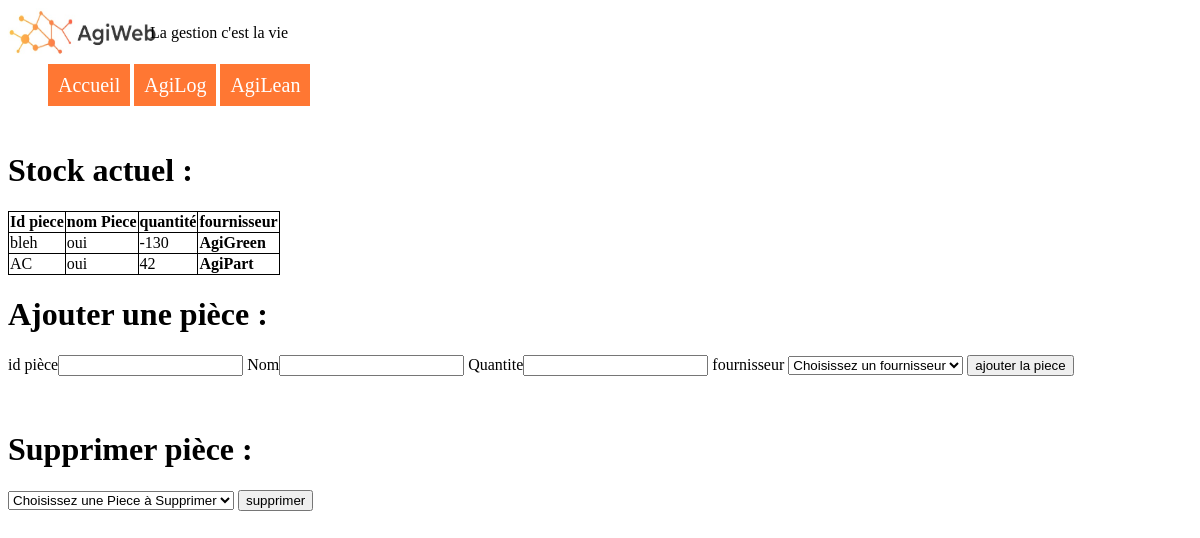
The page /Agilog/Initialisation/Ajout_piece on the database its author committed.
### tables this page shows
CREATE TABLE "piece" (
	"id"	TEXT NOT NULL,
	"nom"	TEXT NOT NULL,
	"quantite"	INTEGER NOT NULL,
	"seuil_recomp"	INTEGER,
	"stock_secu"	INTEGER,
	"delai_reappro"	INTEGER,
	"a_commander"	INTEGER,
	"fournisseur"	INTEGER,
	PRIMARY KEY("id")
);

### run.py (the view, shortened to what this page needs)
@app.route('/Agilog/Initialisation/Ajout_piece', methods=['GET', 'POST'])#recupere 2 variable nom et prnom et les ajoutent a la base de données (a modifier pour mettre piece et quantite)
def ajout_piece():
    err_quant = ''
    msg=''
    con = lite.connect(cheminbdd) #attention chez toi c'est pas rangé au meme endroit
    con.row_factory = lite.Row
    cur = con.cursor()
    cur.execute("SELECT id, nom, quantite, fournisseur FROM piece")
    liste_id = cur.fetchall()
    cur.execute("SELECT nom FROM fournisseur")
    liste_fournisseur=cur.fetchall()
    if not request.method == 'POST':
        con.close()
        return render_template('ajout_piece.html',liste_id=liste_id,liste_fournisseur=liste_fournisseur, err_quant= "", msg="")
    return render_template('ajout_piece.html', liste_id=liste_id,liste_fournisseur=liste_fournisseur, err_quant= err_quant, msg=msg);

### Templates/ajout_piece.html (shortened to what this page needs)
<html lang="en" dir="ltr">
    {% include "head.html" %}
    <body>
    {% include "Navbar.html" %} <br/>
    <h1>Stock actuel :</h1>
    <table>
        <tr>
            <th>Id piece</th>
            <th>nom Piece</th>
            <th>quantité</th>
            <th>fournisseur</th>
        </tr>
        {% for piece in liste_id %}
        <tr>
            <td>{{piece['id']}}</td>
            <td>{{piece['nom']}}</td>
            <td>{{piece['quantite']}}</td>
            <td>{%if piece['fournisseur']==1%}<strong>AgiGreen</strong>{%endif%}{%if piece['fournisseur']==2%}<strong>AgiPart</strong>{%endif%}</td>
        </tr>
        {%endfor%}
    </table>
    <h1>Ajouter une pièce :</h1>
    <form action="{{url_for('ajout_piece')}}" method="post">
        <label for="ide">id pièce</label><input type="text" name="ide" value="">
        <label for="nom">Nom</label><input type="text" name="nome" value="">
        <label for="quantite">Quantite</label><input type="text" name="quantitee" value="">
        <label for='fournisseur'>fournisseur</label>
        <select name='fournisseur'>
                <option value='0'>Choisissez un fournisseur</option>
            </select>
        <input type="submit" value="ajouter la piece">
    </form> <br/>
    <h1>Supprimer pièce :</h1>
    <form action="{{url_for('supprimer_piece')}}" method="post">
            <select name='nomdele'>
                <option value='0'>Choisissez une Piece à Supprimer</option>
            </select>
            <input type="submit" value="supprimer">
    </form>
    </body>
</html>

### Static/accueil.css (style rules this page uses)
table { border-collapse: collapse; }
td,th { border-style: solid; border: 1px, solid black; }
td,th { border: 1px solid black; }

### rows shown on the page
piece: id "bleh", nom "oui", quantite "-130", fournisseur "AgiGreen"
piece: id "AC", nom "oui", quantite "42", fournisseur "AgiPart"
